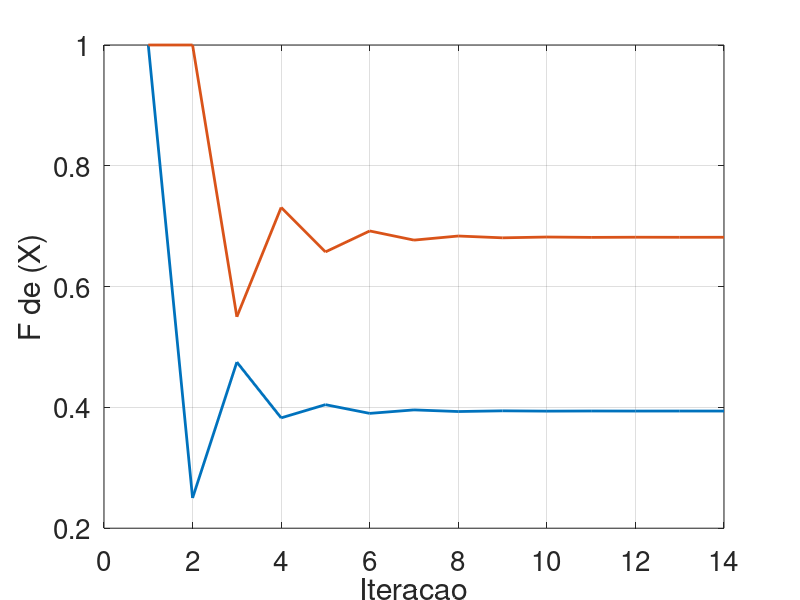

This figure's MATLAB source:
function newtom()
  imax = 1000;
  tol = 10e-5;
  xx = [1;1];
  [iter, x0, X, x1] = rapson(xx, tol, imax)
  fprintf('O valor encontrado e: %.6f e de %.6f com %i iteracoes \n', x0(1), x0(2), iter);
  graficosConvergencia(iter, X)
endfunction

function y = funcao(x)
  y = [x(1) + x(2) - sqrt(x(2)) - 0.25; 8 * (x(1)^2) + 16 * x(2) - (8 * x(1) * x(2)) - 10];
endfunction

function dx = jacobiano(x)
  dx = [ 1, 1 - (1 / (2 * sqrt(x(2)))) ; 16 * x(1) - 8, 8];
endfunction

function [iter, x0, X, x1] = rapson(x, tol, imax)
  x0 = [1;1];
  X = zeros(imax, 2);
  X(1,1:2) = x0;
  for iter = 1:imax;
    x1 = x0 - inv(jacobiano(x0)) * funcao(x0);
    X(iter + 1, 1:2) = x1;
    if(abs(x0 - x1) <= tol)
      max(abs(x1 - x0))
      x0 = x1;
      break;
    endif
    x0 = x1;
  endfor
  X = X(1:(iter+1), : );
endfunction

function geraGraficoFuncao(limInfInt, limSupInt, todosX, todosY, iter)
  x = limInfInt:0.1:limSupInt;
  y = x;
  F = zeros(length(x), length(y), 2);
  for xx = 1:numel(x)
    for yy = 1:numel(y)
      F(xx, yy, 1:2) = funcao([x(xx); y(yy)]);
    end
  end
  for cont = 1:iter
    figure(1);
    subplot(211)
    surf(x, y, F(:, :, 1));
    hold on
    plot3(todosX(1:cont, 2), todosX(1:cont, 1), todosY(1:cont, 1), 'color', 'r', 'linewidth', 2)
    plot3(todosX(cont, 2), todosX(cont, 1), todosY(cont, 1), 'o', 'markersize', 20, 'color', 'r', 'markerfacecolor', [1 1 1], 'linewidth', 2)
    hold off
    set(gca, 'fontsize', 30);
    grid on;
    title(sprintf('Iter %i', cont));
    subplot(212)
    surf(x, y, F(:, :, 2));
    hold on;
    plot3(todosX(1:cont, 2), todosX(1:cont, 1), todosY(1:cont, 2), 'color', 'r', 'linewidth', 2)
    plot3(todosX(cont, 2), todosX(cont, 1), todosY(cont, 2), 'o', 'markersize', 20, 'color', 'r', 'markerfacecolor', [1 1 1], 'linewidth', 2)
    hold off;
    set(gca, 'fontsize', 30);
    grid on;
##    keyboard
  endfor
    figure(2);
    subplot(211)
    plot(1:iter, todosX, 'linewidth', 2)
    set(gca, 'fontsize', 30);
    grid on;

    subplot(212)
    plot(1:iter, todosY, 'linewidth', 2)
    set(gca, 'fontsize', 30);
    grid on;

endfunction

function graficosConvergencia(iter, X)
  figure(3);
  title('Grafico de convergencia');
  plot(X, 'linewidth', 2);
  set(gca, 'fontsize', 20);
  ylabel('F de (X)');
  xlabel('Iteracao');
  grid on;

end
